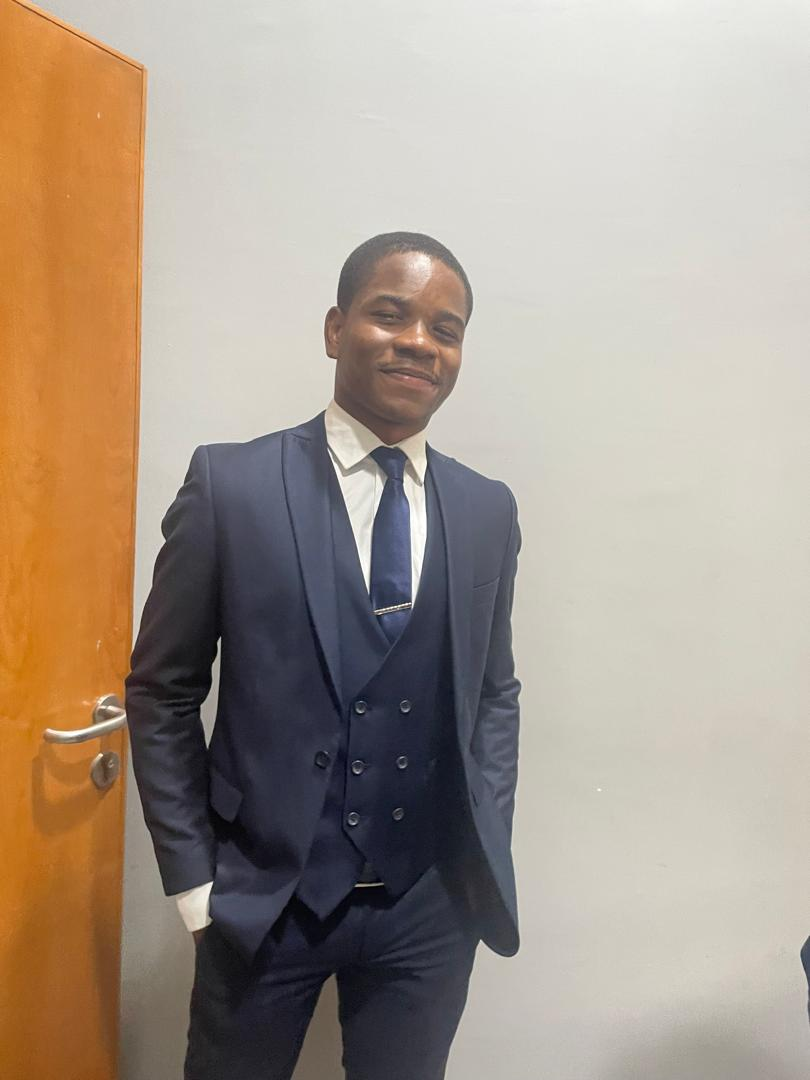
#> input picture Week_4/img/Chima.jpg, 810 x 1080 px
$ jupyter execute practice-4.ipynb   (older library calls are emulated)
#> lines starting #> are read from the running program, lines starting #| are printed output that depends on the picture
## Laplacian Operation

[cell 1]
import cv2
import numpy as np

[cell 2]
#Load the image
image = cv2.imread('img/Chima.jpg', cv2.IMREAD_GRAYSCALE)
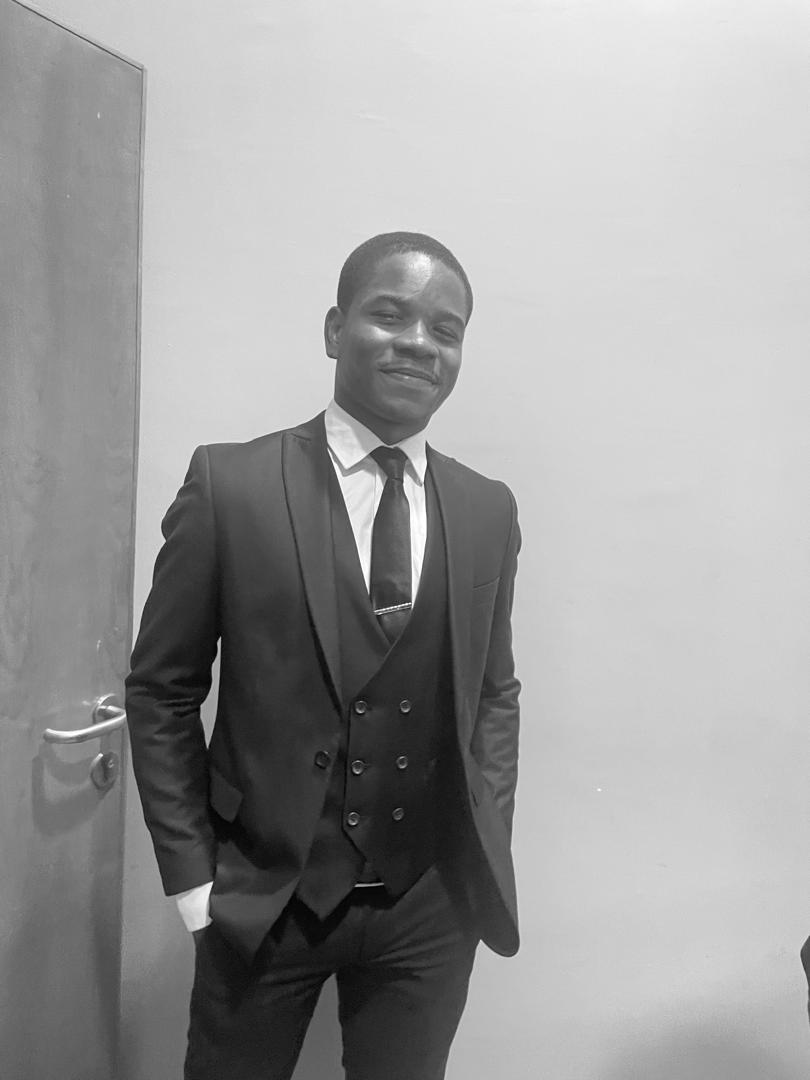
#> image: shape (1080, 810); min 0, max 255, mean 156.9

#Resize Images
image = cv2.resize(image, (400, 400))
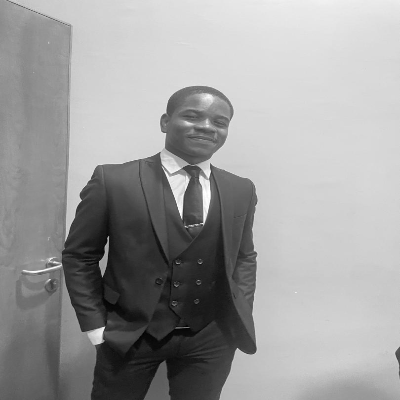
#> image: shape (400, 400); min 1, max 255, mean 156.8

#Apply Laplacian Edge detection
laplacian = cv2.Laplacian(image, cv2.CV_64F)
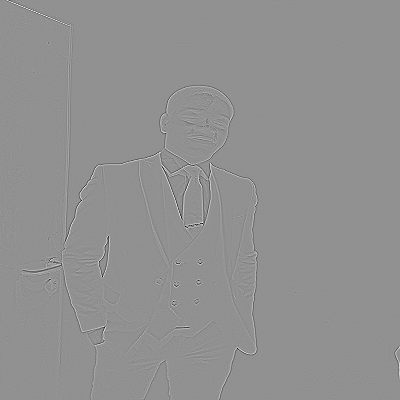
#> laplacian: shape (400, 400) float64; min -410, max 310, mean 0; drawn with min black and max white

#Convert the output to an 8-bit image
laplacian = cv2.convertScaleAbs(laplacian)
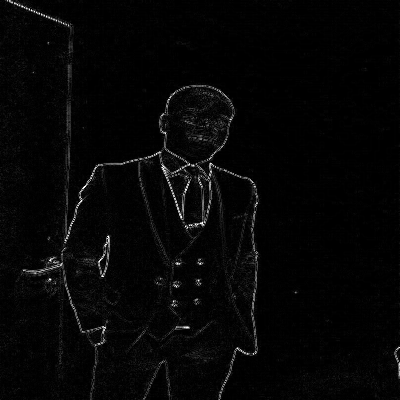
#> laplacian: shape (400, 400); min 0, max 255, mean 5.9

#Display the original image and the Prewitt Edges
cv2.imshow('Original', image)
cv2.imshow('Laplacian Edges', laplacian)

#Wait for a key press and then close all windows
cv2.waitKey(0)
cv2.destroyAllWindows()

$ run again, with Week_4/img/Abdullah.jpg copied over Week_4/img/Chima.jpg
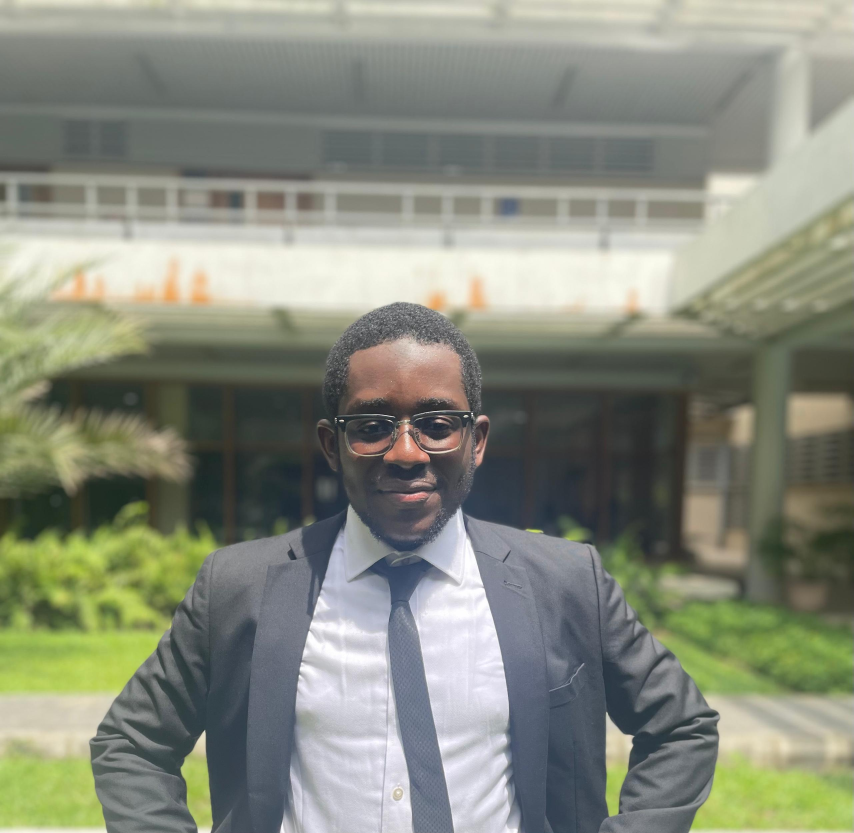
#> input picture Week_4/img/Abdullah.jpg, 2560 x 2499 px (shown at 1/3 size)
#> `laplacian = cv2.Laplacian(image, cv2.CV_64F)`:
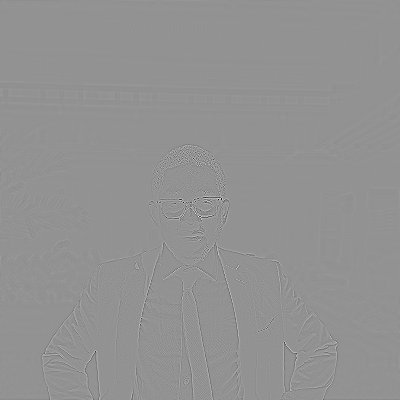
#> laplacian: shape (400, 400) float64; min -640, max 474, mean 0; drawn with min black and max white
#> `laplacian = cv2.convertScaleAbs(laplacian)`:
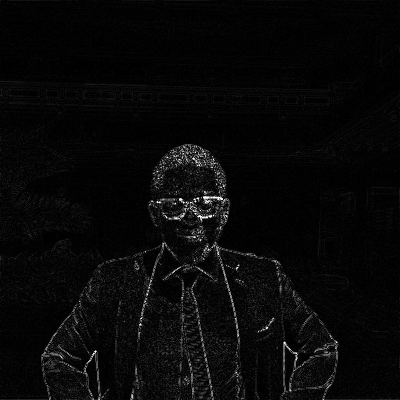
#> laplacian: shape (400, 400); min 0, max 255, mean 8.4

$ run again, with Week_4/img/Ada.jpg copied over Week_4/img/Chima.jpg
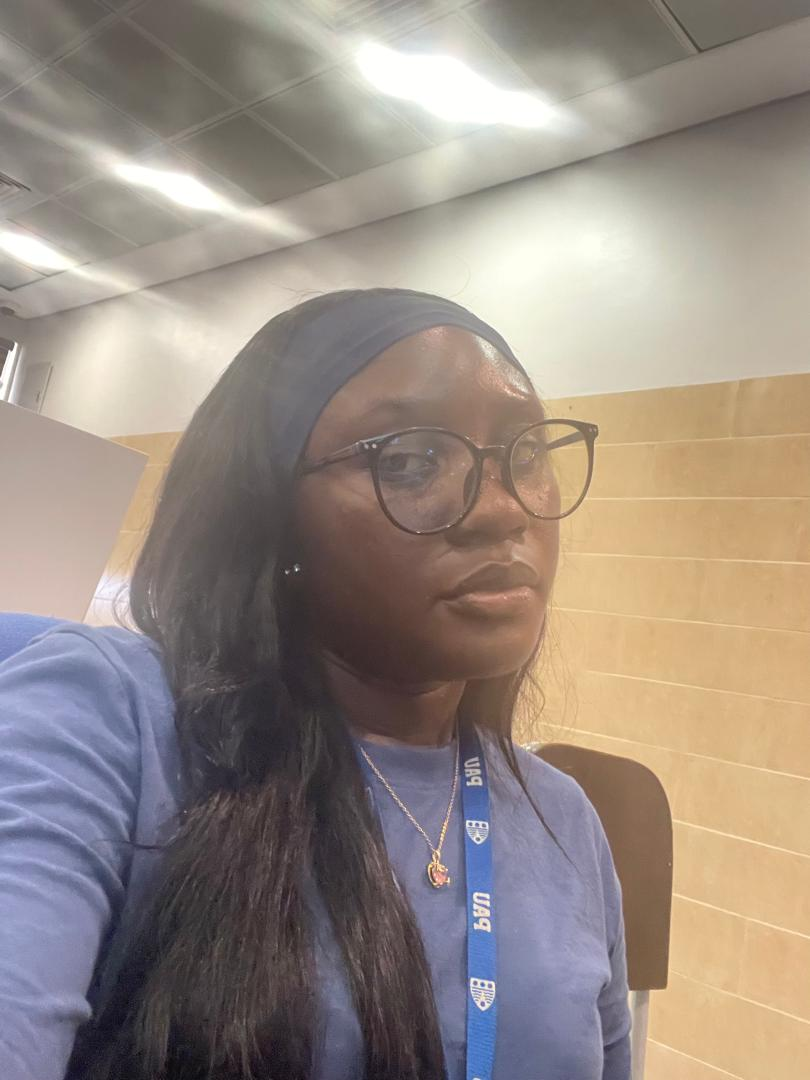
#> input picture Week_4/img/Ada.jpg, 810 x 1080 px
#> `image = cv2.resize(image, (400, 400))`:
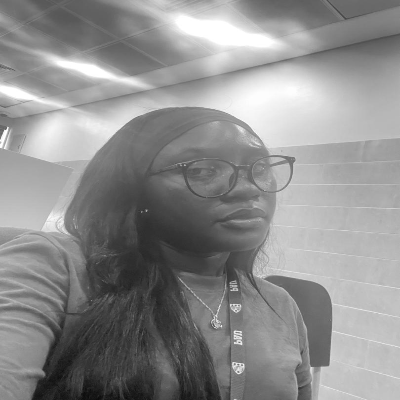
#> image: shape (400, 400); min 11, max 255, mean 142
#> `laplacian = cv2.convertScaleAbs(laplacian)`:
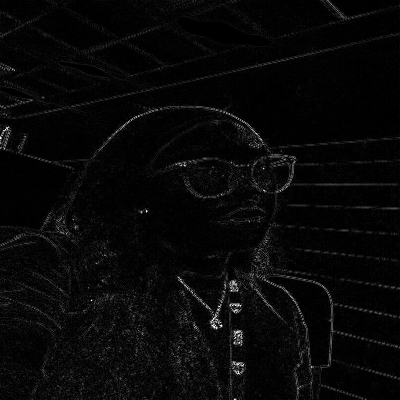
#> laplacian: shape (400, 400); min 0, max 255, mean 7.9

$ run again, with Week_4/img/Clement.jpg copied over Week_4/img/Chima.jpg
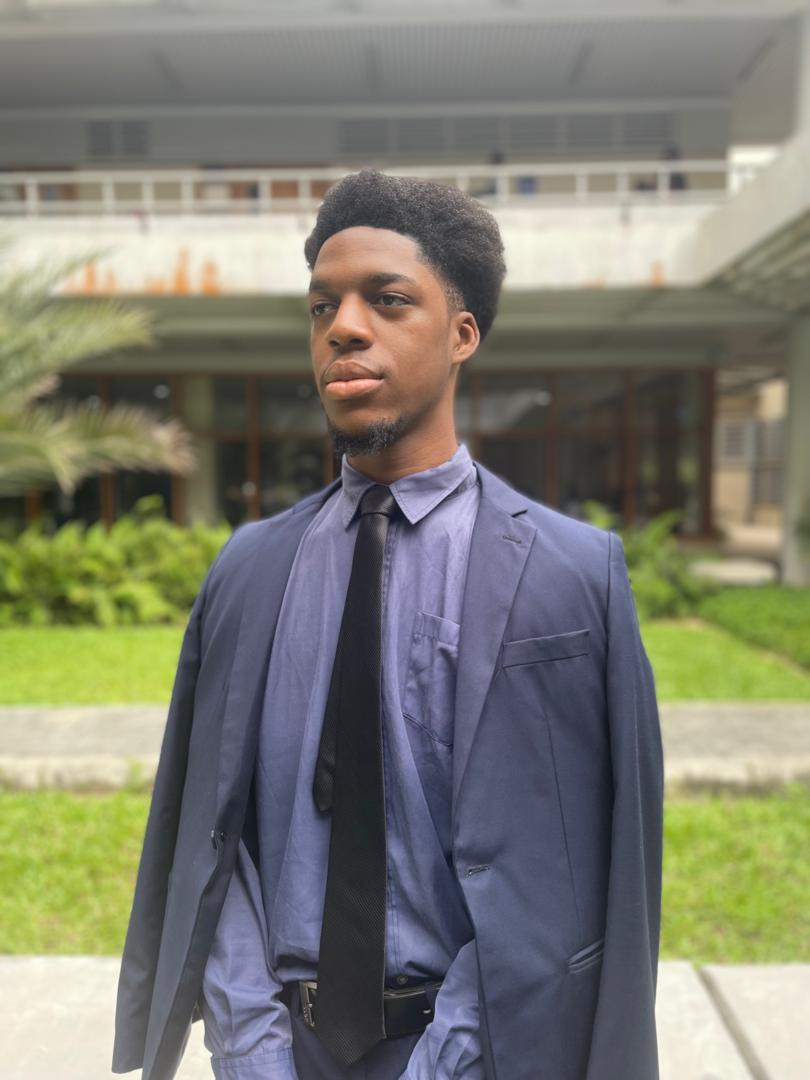
#> input picture Week_4/img/Clement.jpg, 810 x 1080 px
#> `image = cv2.resize(image, (400, 400))`:
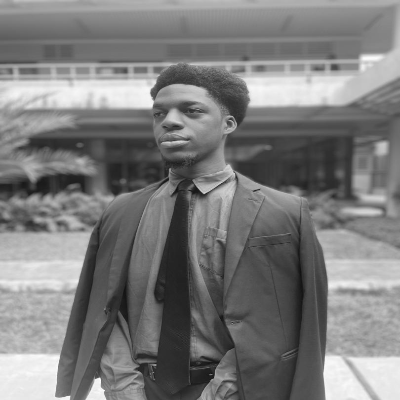
#> image: shape (400, 400); min 17, max 253, mean 123.8
#> `laplacian = cv2.convertScaleAbs(laplacian)`:
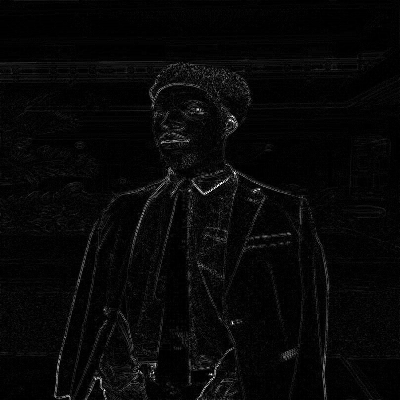
#> laplacian: shape (400, 400); min 0, max 255, mean 7.4
